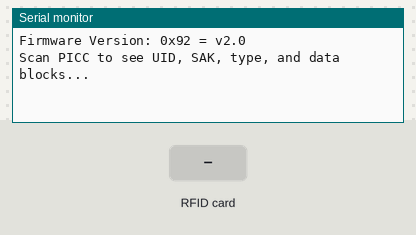
Recording of a sketch running on a simulated Arduino Uno, built with avr-gcc and run on an emulated ATmega328P. On the bench: the last lines printed to the serial monitor. Inputs (shaded band) come from the test bench.

Above: at 1.2 s.
1.3 s: RFID card 5E 7A 19 C4 held to the reader
At 1.43 s:
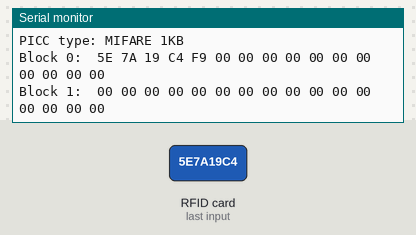
2.8 s: RFID card 5E 7A 19 C4 held to the reader
8.8 s: RFID card 5E 7A 19 C4 held to the reader
At 9.4 s:
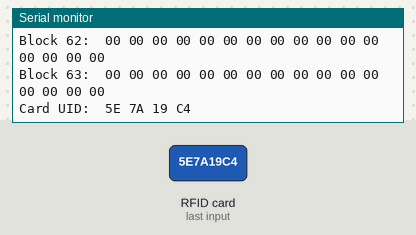
Timing chart, 0 to 11.8 s (numbered marks = the images above; inputs shaded):
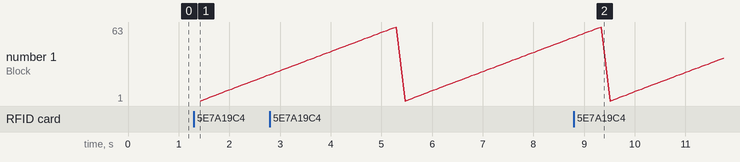

The sketch:

blockInfoDump.ino
```cpp
// To be used in conjunction with Arduino UNO and RFID-RC522 Module within the ARDUINO IDE

#include <SPI.h>
#include <MFRC522.h>

#define RST_PIN         9
#define SS_PIN          10

MFRC522 mfrc522(SS_PIN, RST_PIN);

void setup() {
    Serial.begin(9600);
    while (!Serial);
    SPI.begin();
    mfrc522.PCD_Init();
    delay(4);
    mfrc522.PCD_DumpVersionToSerial();
    Serial.println(F("Scan PICC to see UID, SAK, type, and data blocks..."));
}

void loop() {
    if (!mfrc522.PICC_IsNewCardPresent()) {
        return;
    }

    if (!mfrc522.PICC_ReadCardSerial()) {
        return;
    }

    Serial.print(F("Card UID: "));
    for (byte i = 0; i < mfrc522.uid.size; i++) {
        Serial.print(mfrc522.uid.uidByte[i] < 0x10 ? " 0" : " ");
        Serial.print(mfrc522.uid.uidByte[i], HEX);
    }
    Serial.println();

    Serial.print(F("Card SAK: "));
    Serial.println(mfrc522.uid.sak, HEX);

    MFRC522::PICC_Type piccType = mfrc522.PICC_GetType(mfrc522.uid.sak);
    Serial.print(F("PICC type: "));
    Serial.println(mfrc522.PICC_GetTypeName(piccType));

    // loop through blocks 0 to 63
    for (byte block = 0; block < 64; block++) {
        MFRC522::StatusCode status;
        byte buffer[18];
        byte size = sizeof(buffer);
        MFRC522::MIFARE_Key key;
        for (byte i = 0; i < 6; i++) key.keyByte[i] = 0xFF;

        byte trailerBlock = block % 4 == 3; // trailer blocks 3, 7, 11, and 15
        status = mfrc522.PCD_Authenticate(trailerBlock ? MFRC522::PICC_CMD_MF_AUTH_KEY_B : MFRC522::PICC_CMD_MF_AUTH_KEY_A, block, &key, &(mfrc522.uid));
        if (status != MFRC522::STATUS_OK) {
            Serial.print(F("Authentication failed for block "));
            Serial.println(block);
            continue; //skip to next block
        }

        // read
        status = mfrc522.MIFARE_Read(block, buffer, &size);
        if (status == MFRC522::STATUS_OK) {
            Serial.print(F("Block ")); Serial.print(block); Serial.print(F(": "));
            for (byte i = 0; i < 16; i++) {
                Serial.print(buffer[i] < 0x10 ? " 0" : " ");
                Serial.print(buffer[i], HEX);
            }
            Serial.println();
        } else {
            Serial.print(F("Failed to read block ")); Serial.println(block);
        }
    }

    mfrc522.PICC_HaltA();
    mfrc522.PCD_StopCrypto1();
}
```

Measured:
- after the input at 1.3 s, the serial monitor: prints a new line at once (image 1)
- after the input at 8.8 s, the serial monitor: prints a new line after 0.60 s (image 2)
